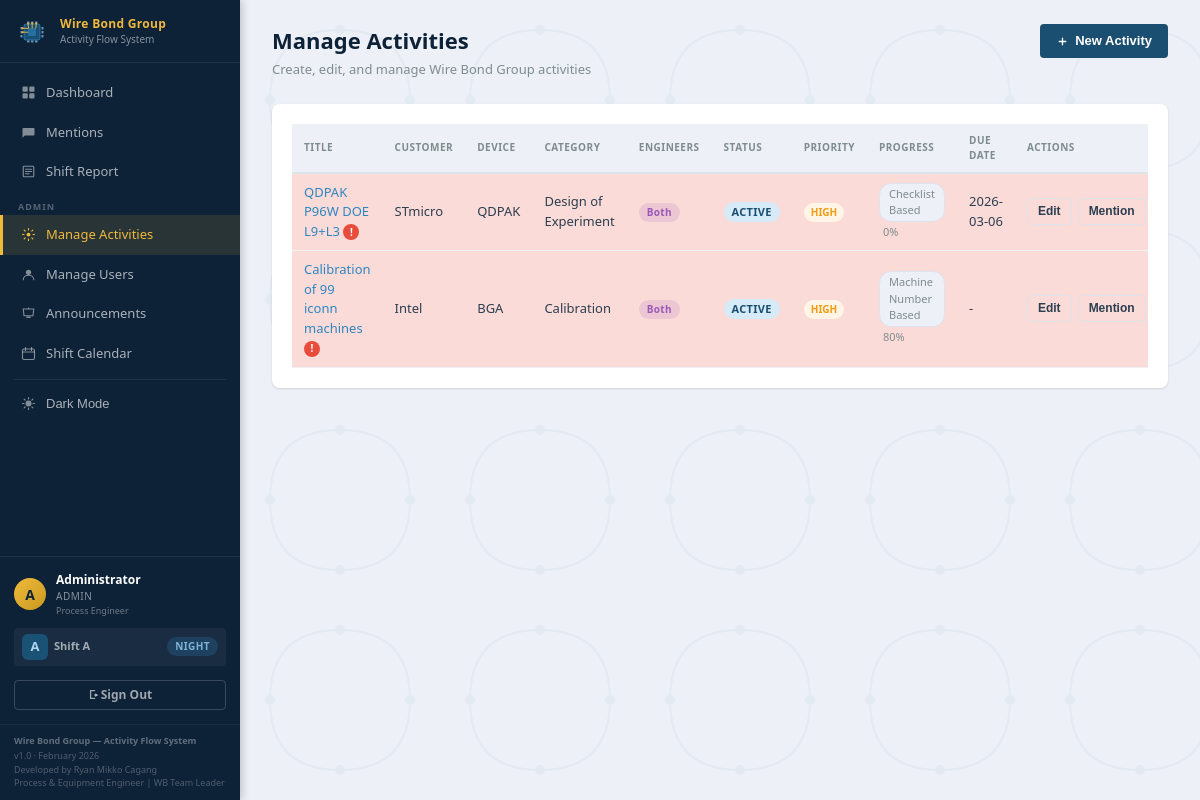
Screenshot of /admin/activities (signed in) with the database file from the repository.
### tables this page shows
CREATE TABLE users (
        id          INTEGER PRIMARY KEY AUTOINCREMENT,
        username    TEXT    UNIQUE NOT NULL,
        password    TEXT    NOT NULL,
        full_name   TEXT    NOT NULL,
        role        TEXT    DEFAULT 'user',
        shift       TEXT    DEFAULT 'A',
        is_active   INTEGER DEFAULT 1,
        created_at  TEXT    DEFAULT (datetime('now','localtime'))
    , engineer_type TEXT DEFAULT 'Process');

CREATE TABLE activities (
        id          INTEGER PRIMARY KEY AUTOINCREMENT,
        title       TEXT    NOT NULL,
        customer    TEXT,
        device      TEXT,
        category    TEXT,
        description TEXT,
        status      TEXT    DEFAULT 'active',
        priority    TEXT    DEFAULT 'normal',
        is_urgent   INTEGER DEFAULT 0,
        due_date    TEXT,
        created_by  INTEGER,
        created_at  TEXT    DEFAULT (datetime('now','localtime')), progress_type TEXT DEFAULT 'none', progress_total REAL DEFAULT 0, progress_current REAL DEFAULT 0, progress_unit TEXT DEFAULT '', target_engineers TEXT DEFAULT 'Both',
        FOREIGN KEY (created_by) REFERENCES users(id)
    );

### app.py (the view)
@app.route('/admin/activities')
@admin_required
def admin_activities():
    db = get_db()
    activities_raw = db.execute(
        "SELECT a.*, u.full_name AS created_by_name FROM activities a "
        "LEFT JOIN users u ON a.created_by = u.id ORDER BY a.created_at DESC"
    ).fetchall()
    activities = []
    for a in activities_raw:
        progress = calc_progress(a, db)
        activities.append({'row': a, 'progress': progress})
    users = db.execute("SELECT id, full_name, shift FROM users WHERE is_active = 1 ORDER BY full_name").fetchall()
    return render_template('admin_activities.html', activities=activities, users=users)

### app.py (called while the page is built, shortened)
def get_db():
    if 'db' not in g:
        g.db = sqlite3.connect(app.config['DATABASE'])
        g.db.row_factory = sqlite3.Row
        g.db.execute("PRAGMA journal_mode=WAL")
        g.db.execute("PRAGMA foreign_keys=ON")
    return g.db

def current_shift():
    return session.get('shift', 'A')

def current_time_slot():
    now = datetime.now()
    shift = session.get('shift', 'A')
    t = now.hour + now.minute / 60.0
    return 'Day' if 6.5 <= t < 18.5 else 'Night'

def admin_required(f):
    @wraps(f)
    def decorated(*args, **kwargs):
        if 'user_id' not in session:
            flash('Please log in first.', 'warning')
            return redirect(url_for('login'))
        if session.get('role') != 'admin':
            flash('Admin access required.', 'danger')
            return redirect(url_for('dashboard'))
        return f(*args, **kwargs)
    return decorated

### templates/admin_activities.html (shortened to what this page needs)
{% extends 'base.html' %}
{% block content %}
<div class="page-header">
    <div>
        <h1 class="page-title">Manage Activities</h1>
        <p class="page-subtitle">Create, edit, and manage Wire Bond Group activities</p>
    </div>
    <button class="btn btn-primary" onclick="toggleModal('createModal')">
        <svg style="width:13px;height:13px;vertical-align:middle;" viewBox="0 0 20 20" fill="currentColor"><path d="M10 4a1 1 0 011 1v4h4a1 1 0 010 2h-4v4a1 1 0 01-2 0v-4H5a1 1 0 010-2h4V5a1 1 0 011-1z"/></svg>
        New Activity
    </button>
</div>
<div class="card">
    <div class="table-wrapper">
        <table class="data-table">
            <thead>
                <tr>
                    <th>Title</th>
                    <th>Customer</th>
                    <th>Device</th>
                    <th>Category</th>
                    <th>Engineers</th>
                    <th>Status</th>
                    <th>Priority</th>
                    <th>Progress</th>
                    <th>Due Date</th>
                    <th>Actions</th>
                </tr>
            </thead>
            <tbody>
                {% for item in activities %}
                {% set a = item.row %}
                {% set pct = item.progress %}
                <tr class="{% if a.is_urgent %}row-urgent{% endif %}">
                    <td>
                        <a href="{{ url_for('activity_detail', activity_id=a.id) }}">{{ a.title }}</a>
                        {% if a.is_urgent %}<span class="urgent-badge-sm">!</span>{% endif %}
                    </td>
                    <td>{{ a.customer or '-' }}</td>
                    <td>{{ a.device or '-' }}</td>
                    <td>{{ a.category or '-' }}</td>
                    <td><span class="engineer-type-badge eng-{{ (a.target_engineers or 'Both') | lower }}">{{ a.target_engineers or 'Both' }}</span></td>
                    <td><span class="status-badge status-{{ a.status }}">{{ a.status | title }}</span></td>
                    <td><span class="priority-badge priority-{{ a.priority }}">{{ a.priority | title }}</span></td>
                    <td>
                        {% if a.progress_type and a.progress_type != 'none' %}
                        <span class="meta-pill" style="font-size:11px;">{{ progress_types.get(a.progress_type, a.progress_type) }}</span>
                        {% if pct is not none %}
                        <span style="font-size:11px;color:var(--text-secondary);margin-left:4px;">{{ pct | int }}%</span>
                        {% endif %}
                        {% else %}
                        <span style="color:var(--text-light);font-size:11px;">—</span>
                        {% endif %}
                    </td>
                    <td>{{ a.due_date or '-' }}</td>
                    <td>
                        <div class="action-buttons">
                            <button class="btn btn-sm btn-outline"
                                onclick='openEditModal(
                                    {{ a.id }},
                                    {{ a.title | tojson }},
                                    {{ (a.customer or "") | tojson }},
                                    {{ (a.device or "") | tojson }},
                                    {{ (a.category or "") | tojson }},
                                    {{ (a.description or "") | tojson }},
                                    {{ a.status | tojson }},
                                    {{ a.priority | tojson }},
                                    {{ (a.due_date or "") | tojson }},
                                    {{ 1 if a.is_urgent else 0 }},
                                    {{ (a.progress_type or "none") | tojson }},
                                    {{ a.progress_total or 0 }},
                                    {{ (a.progress_unit or "") | tojson }},
                                    {{ (a.target_engineers or "Both") | tojson }}
                                )'>Edit</button>
                            <button class="btn btn-sm btn-outline" onclick='openMentionModal({{ a.id }}, {{ a.title | tojson }})'>Mention</button>
                        </div>
                    </td>
                </tr>
                {% else %}
                <tr>
                    <td colspan="10" class="text-center">No activities yet. Click "New Activity" to create one.</td>
                </tr>
                {% endfor %}
            </tbody>
        </table>
    </div>
</div>
{% endblock %}

### templates/base.html (shortened to what this page needs)
<!DOCTYPE html>
<html lang="en" data-theme="light">
<head>
    <link rel="stylesheet" href="{{ url_for('static', filename='css/style.css') }}">
</head>
<body>
{% if session.get('user_id') %}
<nav class="navbar">
    <div class="nav-brand">
        <div class="nav-brand-text">
            <span class="nav-title">Wire Bond Group</span>
            <span class="nav-subtitle">Activity Flow System</span>
        </div>
    </div>
    <div class="nav-links">
        <a href="{{ url_for('dashboard') }}" class="nav-link {% if request.endpoint == 'dashboard' %}active{% endif %}">
            Dashboard
        </a>
        <a href="{{ url_for('my_mentions') }}" class="nav-link {% if request.endpoint == 'my_mentions' %}active{% endif %}">
            <svg class="nav-icon-svg" viewBox="0 0 20 20"><path d="M3 4h14a1 1 0 011 1v8a1 1 0 01-1 1H5l-3 3V5a1 1 0 011-1z" fill="currentColor"/></svg>
            Mentions
        </a>
        <a href="{{ url_for('generate_report') }}" class="nav-link {% if request.endpoint == 'generate_report' %}active{% endif %}">
            <svg class="nav-icon-svg" viewBox="0 0 20 20"><path d="M4 3h12a1 1 0 011 1v12a1 1 0 01-1 1H4a1 1 0 01-1-1V4a1 1 0 011-1z" fill="none" stroke="currentColor" stroke-width="1.5"/><path d="M6 7h8M6 10h8M6 13h5" stroke="currentColor" stroke-width="1.5" stroke-linecap="round"/></svg>
            Shift Report
        </a>
        {% if session.get('role') == 'admin' %}
        <div class="nav-section-label">ADMIN</div>
        <a href="{{ url_for('admin_activities') }}" class="nav-link {% if request.endpoint in ['admin_activities'] %}active{% endif %}">
            <svg class="nav-icon-svg" viewBox="0 0 20 20"><circle cx="10" cy="10" r="2.5" fill="currentColor"/><path d="M10 2v2M10 16v2M2 10h2M16 10h2M4.2 4.2l1.4 1.4M14.4 14.4l1.4 1.4M4.2 15.8l1.4-1.4M14.4 5.6l1.4-1.4" stroke="currentColor" stroke-width="1.5" stroke-linecap="round"/></svg>
            Manage Activities
        </a>
        <a href="{{ url_for('admin_users') }}" class="nav-link {% if request.endpoint == 'admin_users' %}active{% endif %}">
            <svg class="nav-icon-svg" viewBox="0 0 20 20"><circle cx="10" cy="7" r="3.5" fill="currentColor"/><path d="M3 17c0-3.5 3.1-6 7-6s7 2.5 7 6" stroke="currentColor" stroke-width="1.5" fill="none" stroke-linecap="round"/></svg>
            Manage Users
        </a>
        <a href="{{ url_for('admin_announcements') }}" class="nav-link {% if request.endpoint == 'admin_announcements' %}active{% endif %}">
            <svg class="nav-icon-svg" viewBox="0 0 20 20"><path d="M3 4h14l-1 9H4L3 4z" fill="none" stroke="currentColor" stroke-width="1.5"/><path d="M8 15h4" stroke="currentColor" stroke-width="2" stroke-linecap="round"/><circle cx="10" cy="3" r="1" fill="currentColor"/></svg>
            Announcements
        </a>
        <a href="{{ url_for('admin_calendar') }}" class="nav-link {% if request.endpoint == 'admin_calendar' %}active{% endif %}">
            <svg class="nav-icon-svg" viewBox="0 0 20 20"><rect x="2" y="4" width="16" height="14" rx="2" fill="none" stroke="currentColor" stroke-width="1.5"/><path d="M2 8h16M6 2v4M14 2v4" stroke="currentColor" stroke-width="1.5" stroke-linecap="round"/></svg>
            Shift Calendar
        </a>
        {% endif %}
        <div class="nav-divider"></div>
        <button class="nav-link theme-toggle-btn" id="theme-toggle" onclick="toggleTheme()" title="Toggle dark mode">
            <svg class="nav-icon-svg theme-icon-sun" viewBox="0 0 20 20"><circle cx="10" cy="10" r="4" fill="currentColor"/><path d="M10 2v2M10 16v2M2 10h2M16 10h2M4.2 4.2l1.4 1.4M14.4 14.4l1.4 1.4M4.2 15.8l1.4-1.4M14.4 5.6l1.4-1.4" stroke="currentColor" stroke-width="1.5" stroke-linecap="round"/></svg>
            <span class="theme-label">Dark Mode</span>
        </button>
    </div>
    <div class="nav-user">
        <div class="nav-user-identity">
            <div class="nav-user-avatar">{{ session.get('full_name', 'U')[0] }}</div>
            <div class="nav-user-details">
                <span class="user-name">{{ session.get('full_name', 'User') }}</span>
                <span class="user-role">{{ session.get('role', 'user') | title }}</span>
                <span class="user-engineer-type">{{ session.get('engineer_type', 'Process') }} Engineer</span>
            </div>
        </div>
        <div class="nav-shift-info">
            <span class="shift-letter-badge shift-{{ session.get('shift','A') | lower }}">{{ session.get('shift','A') }}</span>
            <span class="nav-shift-label">Shift {{ session.get('shift','A') }}</span>
            <span class="time-slot-pill time-slot-{{ time_slot | lower }}">{{ time_slot }}</span>
        </div>
        <a href="{{ url_for('logout') }}" class="btn-outline-nav">
            <svg style="width:13px;height:13px;" viewBox="0 0 20 20" fill="currentColor"><path d="M3 3h8v2H5v10h6v2H3V3z"/><path d="M11 8l4 3-4 3V8z"/><rect x="9" y="10" width="6" height="1.5" rx=".5"/></svg>
            Sign Out
        </a>
    </div>
    <div class="nav-software-info">
        <span class="nav-software-title">Wire Bond Group — Activity Flow System</span>
        <span>v1.0 &middot; February 2026</span>
        <span>Developed by Ryan Mikko Cagang</span>
        <span>Process &amp; Equipment Engineer | WB Team Leader</span>
    </div>
</nav>
{% endif %}
<div class="wb-bg-pattern" aria-hidden="true"></div>
<main class="main-content {% if not session.get('user_id') %}no-nav{% endif %}">
    {% block content %}{% endblock %}
</main>
</body>
</html>

### rows the page displays
users: get "Administrator"
activities: title "QDPAK P96W DOE L9+L3", customer "STmicro", device "QDPAK", category "Design of Experiment", target_engineers "Both", status "ACTIVE", priority "HIGH", get "Checklist Based", due_date "2026-03-06"
activities: title "Calibration of 99 iconn machines", customer "Intel", device "BGA", category "Calibration", target_engineers "Both", status "ACTIVE", priority "HIGH", get "Machine Number Based"

### other values shown
{{ session.get('full_name', 'U')[0] }} "A"
{{ session.get('role', 'user') | title }} "ADMIN"
{{ session.get('engineer_type', 'Process') }} "Process"
{{ session.get('shift','A') }} "A"
{{ time_slot }} "NIGHT"
{{ pct | int }} "0" "80"
{{ a.due_date or '-' }} "-"
